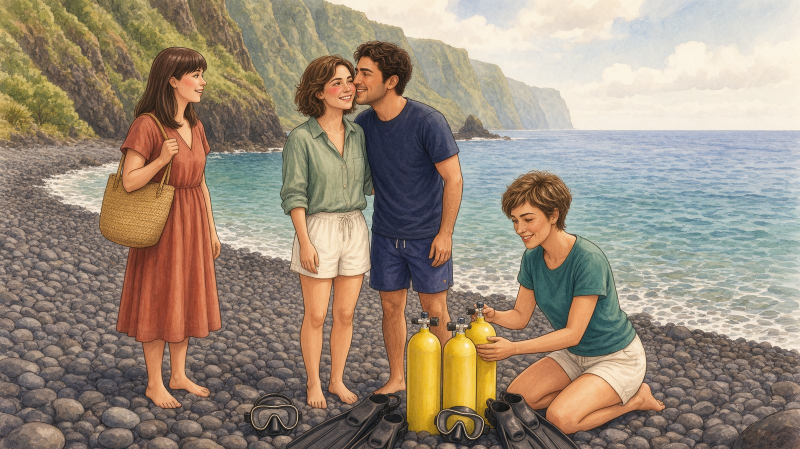
#> input picture tools/core/gen/masters/b9p2.jpg, 1600 x 898 px, given in place of p1f1.png, which was not available (shown at 1/2 size)
$ python build9.py
#> lines starting #> are read from the running program, lines starting #| are printed output that depends on the picture; pictures that were not available may be replaced by others from this repository, and a replacement may not be noted
"""Add book 9 (garajau) to the library."""
import json
from PIL import Image
S = '/tmp/claude-0/-home-claude/c592c827-54c1-535b-90c3-a38173d9efc0/scratchpad/'
A = S + 'artifact-files/87e1712e-5e90-4175-b828-2581544915d4/'
SRC = ['p1f1.png', 'p2a.png', 'p3b.png', 'p4b.png', 'p5a.png', 'p6a.png', 'p7a.png', 'p8e.png']
for n, s in enumerate(SRC, 1):
    im = Image.open(S + 'b9/' + s).convert('RGB').resize((1600, 898), Image.LANCZOS)
#> im is the input picture: PIL image 1600x898 RGB; mean R, G, B 154, 139.1, 122.1
    im.save(S + f'gen/masters/b9p{n}.jpg', quality=92)
    im.resize((1200, 674), Image.LANCZOS).save(A + f'img/b9p{n}.jpg', quality=86)
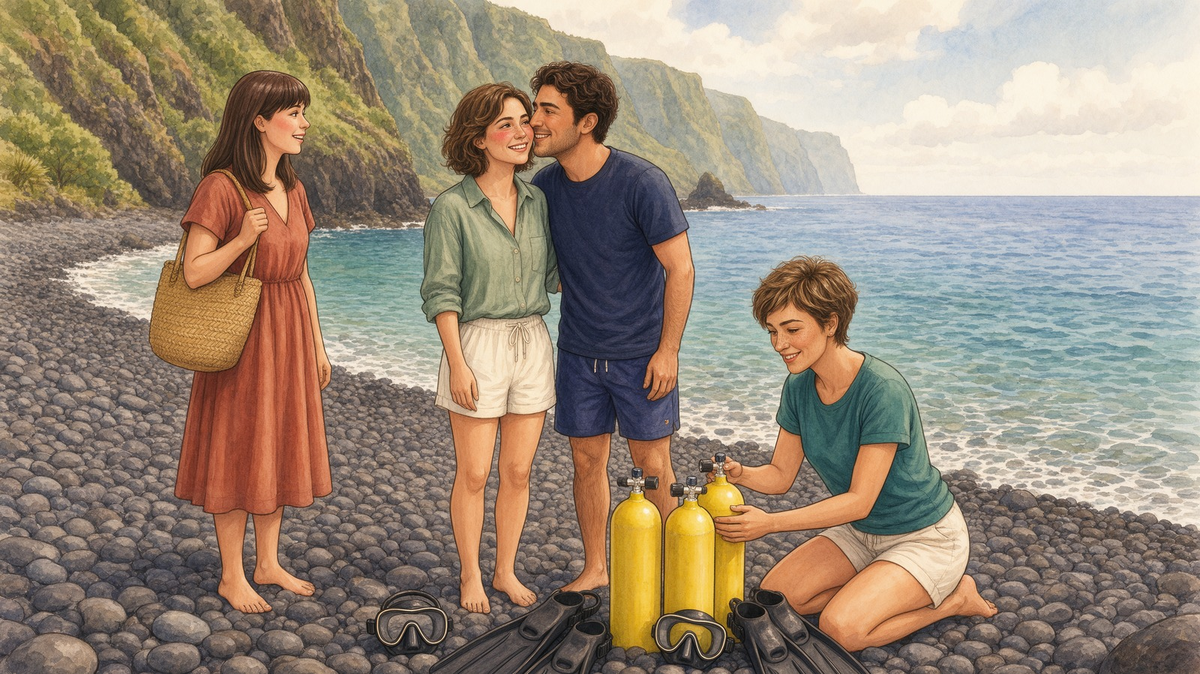
#> saved as b9p1.jpg: PIL image 1200x674 RGB; mean R, G, B 154, 139.1, 122.1
    Image.open(A + f'img/b9p{n}.jpg').convert('RGB').resize((192, 108), Image.LANCZOS).save(A + f'img/t/b9p{n}.webp', quality=72, method=6)
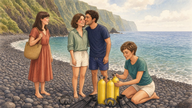
#> saved as b9p1.webp: PIL image 192x108 RGB; mean R, G, B 154, 139.1, 122
#> pass 2 of the loop `for n, s in enumerate(SRC, 1):`:
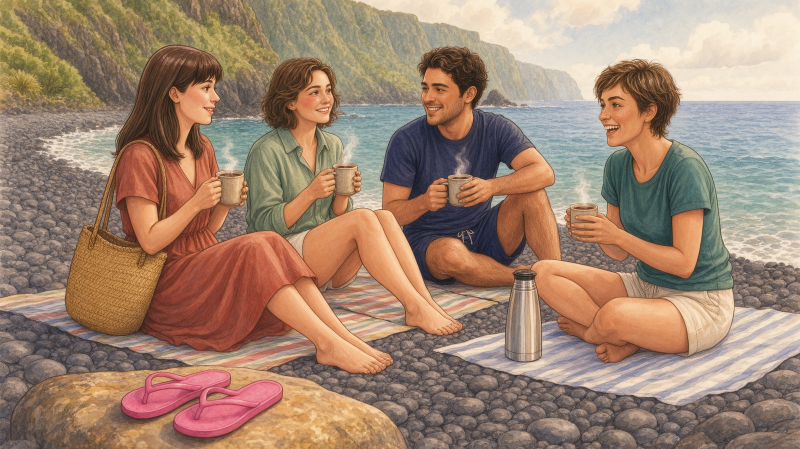
#> input picture tools/core/gen/masters/b9p7.jpg, 1600 x 898 px, given in place of p2a.png, which was not available (shown at 1/2 size)
#> im is the input picture: PIL image 1600x898 RGB; mean R, G, B 159.7, 131.9, 112.2
#> `im.resize((1200, 674), Image.LANCZOS).save(A + f'img/b9p{n}.jpg', qual..`:
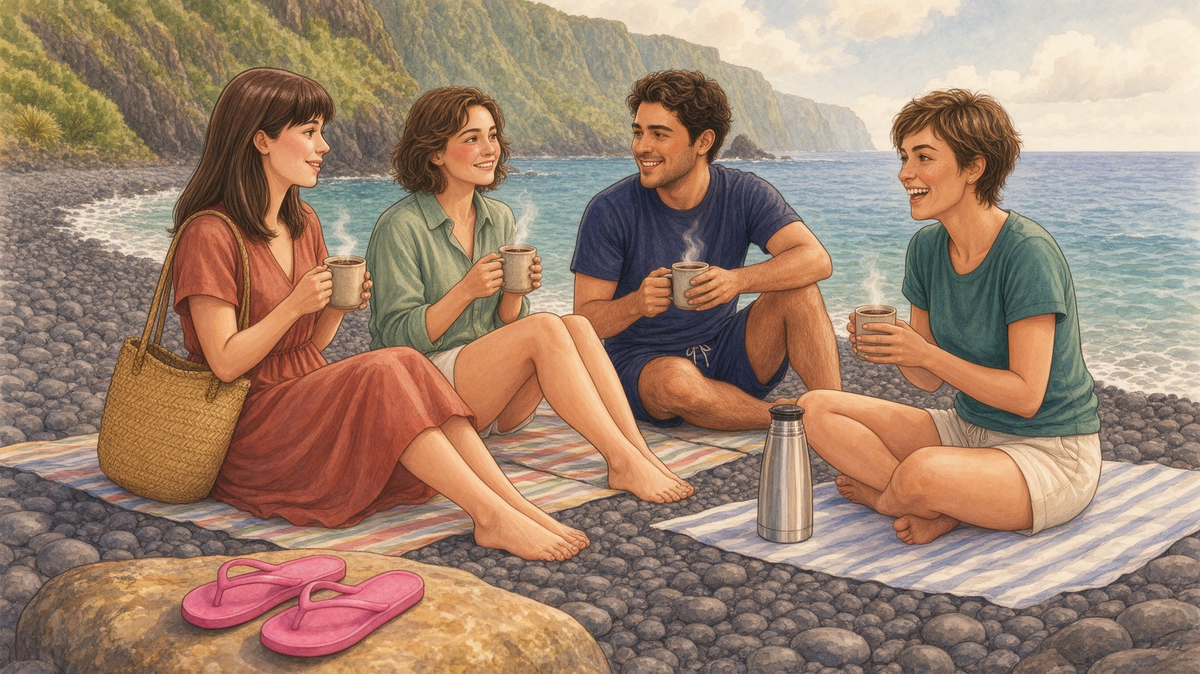
#> saved as b9p2.jpg: PIL image 1200x674 RGB; mean R, G, B 159.7, 131.9, 112.2
#> `Image.open(A + f'img/b9p{n}.jpg').convert('RGB').resize((192, 108), Im..`:
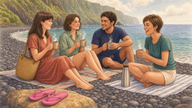
#> saved as b9p2.webp: PIL image 192x108 RGB; mean R, G, B 159.7, 131.9, 112.2
#> (the run stopped early here; a loop or call above may not have finished)
